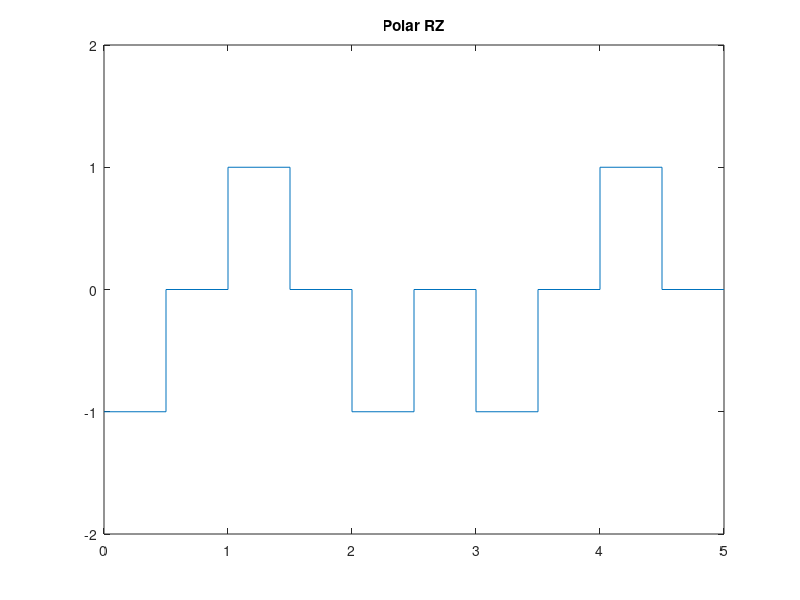

The MATLAB source for this figure:
m = [0 1 0 0 1];
n = length(m);
x = [];
y = [];

for i=1:n
    x=[x i-1 i-1+0.5 i-1+0.5 i];
    if(m(i)==0)
        y=[y -1 -1 0 0];
    else
        y=[y 1 1 0 0];
    end
end

plot(x,y),axis([0,n,-2,2]);
title('Polar RZ');